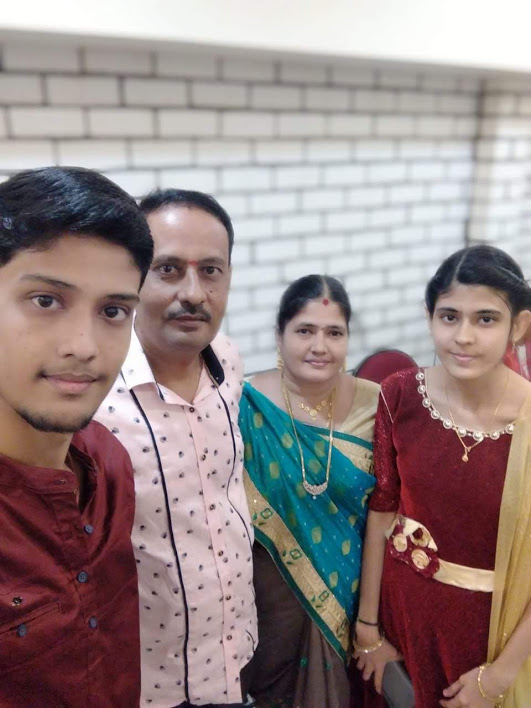
#> input picture samples/family.jpg, 531 x 708 px
$ python -i facedetect.py   (imports and definitions only)
#> lines starting #> are read from the running program, lines starting #| are printed output that depends on the picture
#> further down, picture is the input picture: shape (708, 531, 3); mean B, G, R 133, 133.8, 149.9
import cv2 as cv
import numpy as np

__author__ = "jjnanthakumar477@gmail.com"


class Detections:
    ''' Image must be a matrix with pixels and it should not be empty'''

    def __init__(self, img, minneighbours=4):
#> called with minneighbours = 4
        self.img = img
        self.grey = cv.cvtColor(code=cv.COLOR_BGR2GRAY, src=img)
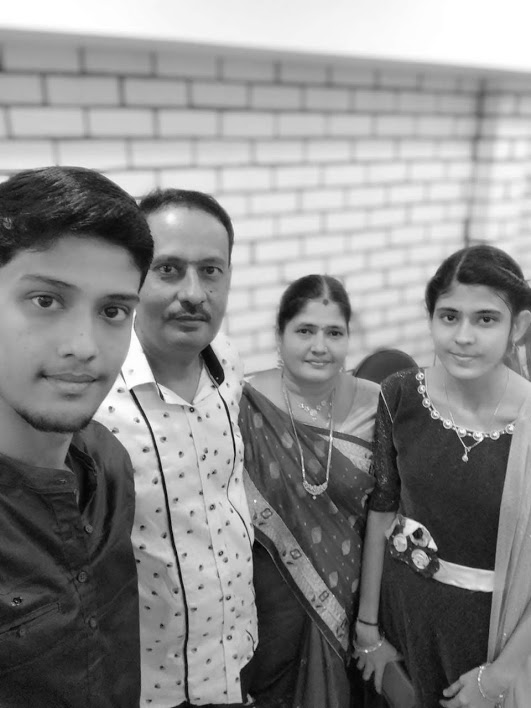
#> self.grey: shape (708, 531); min 0, max 255, mean 138.5
        self.neigh = minneighbours

    def drawRectFace(self, scale=1.1):
        '''We have given some trianed faces xml file and if u need your own then train it using opencv and override this method'''
        face_cascade = cv.CascadeClassifier('haarcascades/cascade_fontfaces_trained.xml')
        faces = face_cascade.detectMultiScale(self.grey, scaleFactor=scale, minNeighbors=self.neigh)
        for x, y, w, h in faces:
            cv.rectangle(self.img, (x, y), (x + w, y + h), (0, 0, 255), 2)
        return self.img

    def drawCircleeyes(self, color=(0, 0, 255), scale=1.2):
        '''We have given some trianed eyes xml file and if u need your own then train it using opencv and override this method'''
#> called with color = (0, 0, 255), scale = 1.2
        face_cascade = cv.CascadeClassifier('haarcascades/cascade_fontfaces_trained.xml')
        faces = face_cascade.detectMultiScale(self.grey, scaleFactor=scale, minNeighbors=self.neigh)
#> faces = [[215, 618, 50, 50], [221, 266, 62, 62], [276, 300, 84, 84], [414, 279, 103, 103], [131, 225, 122, 122]]
        eye_cascade = cv.CascadeClassifier('haarcascades/haarcascade_eye_tree_eyeglasses.xml')
        for x, y, w, h in faces:
            roi_gray = self.grey[y:y + h, x:x + w]
            roi_color = self.img[y:y + h, x:x + w]
            eyes = eye_cascade.detectMultiScale(roi_gray, scaleFactor=scale)
            for ex, ey, ew, eh in eyes:
                cv.circle(roi_color, (ex + ew // 2, ey + eh // 2), 20, color, 2)
#> this loop made 5 passes
#> (x, y, w, h, eyes) on passes 3 to 5: (276, 300, 84, 84, [[47, 22, 24, 24], [17, 14, 30, 30]]), (414, 279, 103, 103, [[23, 25, 28, 28], [58, 26, 29, 29]]), (131, 225, 122, 122, [[64, 32, 29, 29], [21, 29, 33, 33], [29, 24, 44, 44]])
#> pass 1, in drawCircleeyes, `roi_gray = self.grey[y:y + h, x:x + w]`:
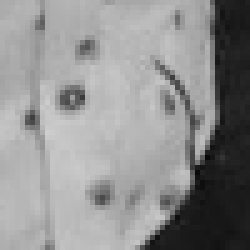
#> roi_gray: shape (50, 50) (shown 5 times larger); min 8, max 206, mean 143.5
#> pass 1, in drawCircleeyes, `roi_color = self.img[y:y + h, x:x + w]`:
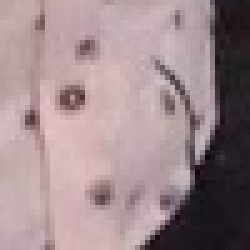
#> roi_color: shape (50, 50, 3) (shown 5 times larger); mean B, G, R 140.6, 136.8, 157.7
#> pass 2, in drawCircleeyes, `roi_gray = self.grey[y:y + h, x:x + w]`:
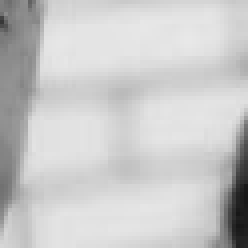
#> roi_gray: shape (62, 62) (shown 4 times larger); min 22, max 232, mean 201.6
#> pass 2, in drawCircleeyes, `roi_color = self.img[y:y + h, x:x + w]`:
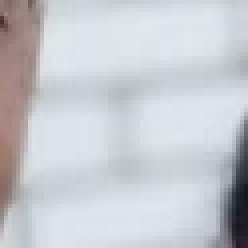
#> roi_color: shape (62, 62, 3) (shown 4 times larger); mean B, G, R 207.5, 201.8, 198.4
#> after the loop:
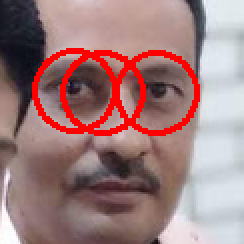
#> roi_color: shape (122, 122, 3) (shown 2 times larger); mean B, G, R 125.1, 124.8, 159.6
#> after the loop:
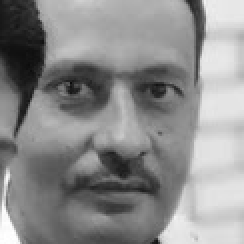
#> roi_gray: shape (122, 122) (shown 2 times larger); min 11, max 255, mean 140
        return self.img

    def showImage(self):
        cv.imshow('Detected', self.img)
        cv.waitKey(0)
        cv.destroyAllWindows()

    def showVideoFrame(self, cap):
        '''For Video Frame capture argument is must'''
        cv.imshow('Detected', self.img)
        k = cv.waitKey(1)
        if k == 27:
            cv.destroyAllWindows()
            cap.release()


# [13 lines of commented-out code are left out]
# [1 line not run here, left out]

>>> import cv2
>>> picture = cv2.imread('samples/family.jpg')
>>> result = Detections(picture).drawCircleeyes()

$ run again, on samples/test.jpg
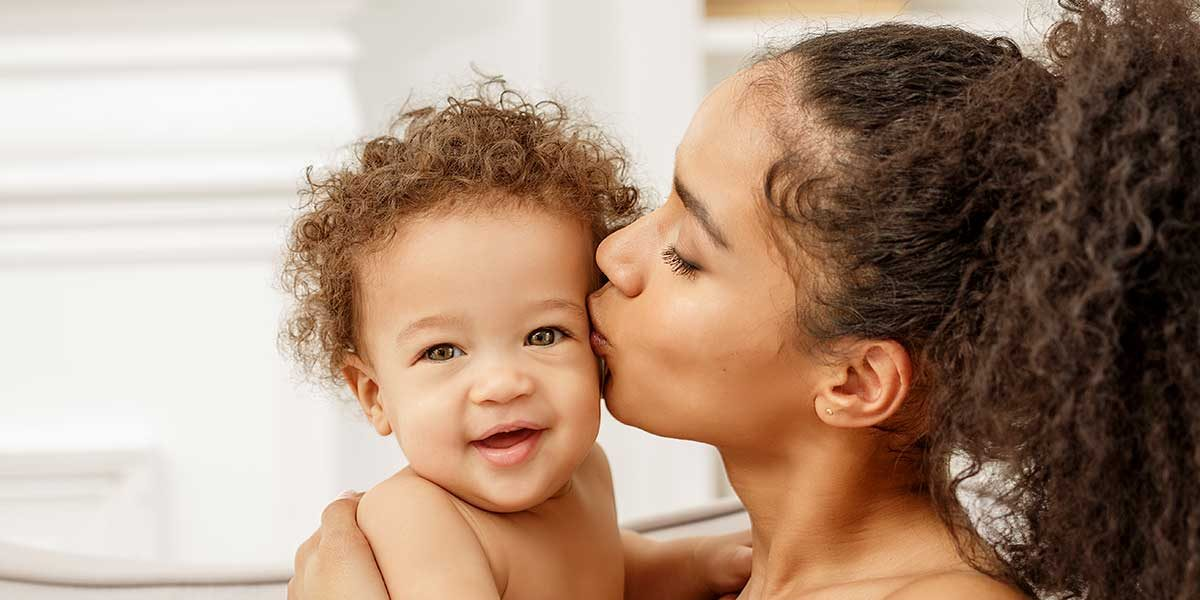
#> input picture samples/test.jpg, 1200 x 600 px
#> picture is the input picture: shape (600, 1200, 3); mean B, G, R 126.8, 145.5, 172
#> in __init__, `self.grey = cv.cvtColor(code=cv.COLOR_BGR2GRAY, src=img)`:
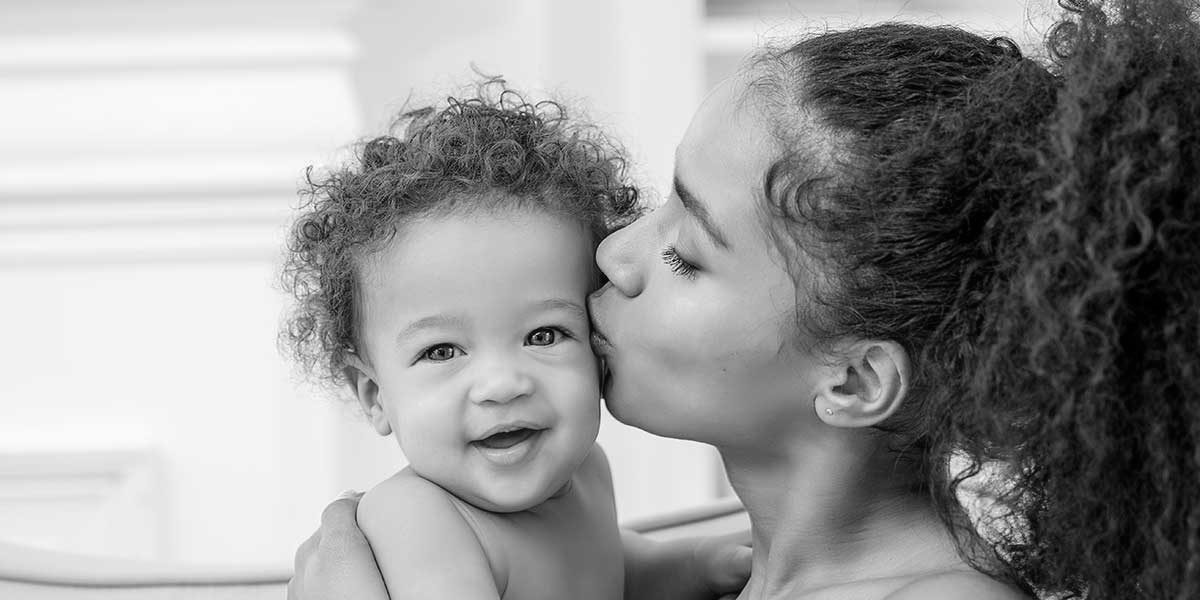
#> self.grey: shape (600, 1200); min 0, max 255, mean 151.3
#> faces = [[340, 220, 303, 303]]
#> the loop in drawCircleeyes, `for x, y, w, h in faces:` made 1 pass
#> (x, y, w, h, eyes) on pass 1: (340, 220, 303, 303, [[78, 107, 52, 52], [171, 81, 72, 72], [134, 186, 70, 70]])
#> after the loop in drawCircleeyes, `for x, y, w, h in faces:`:
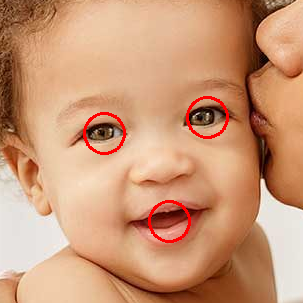
#> roi_color: shape (303, 303, 3); mean B, G, R 117.6, 151.3, 203.5
